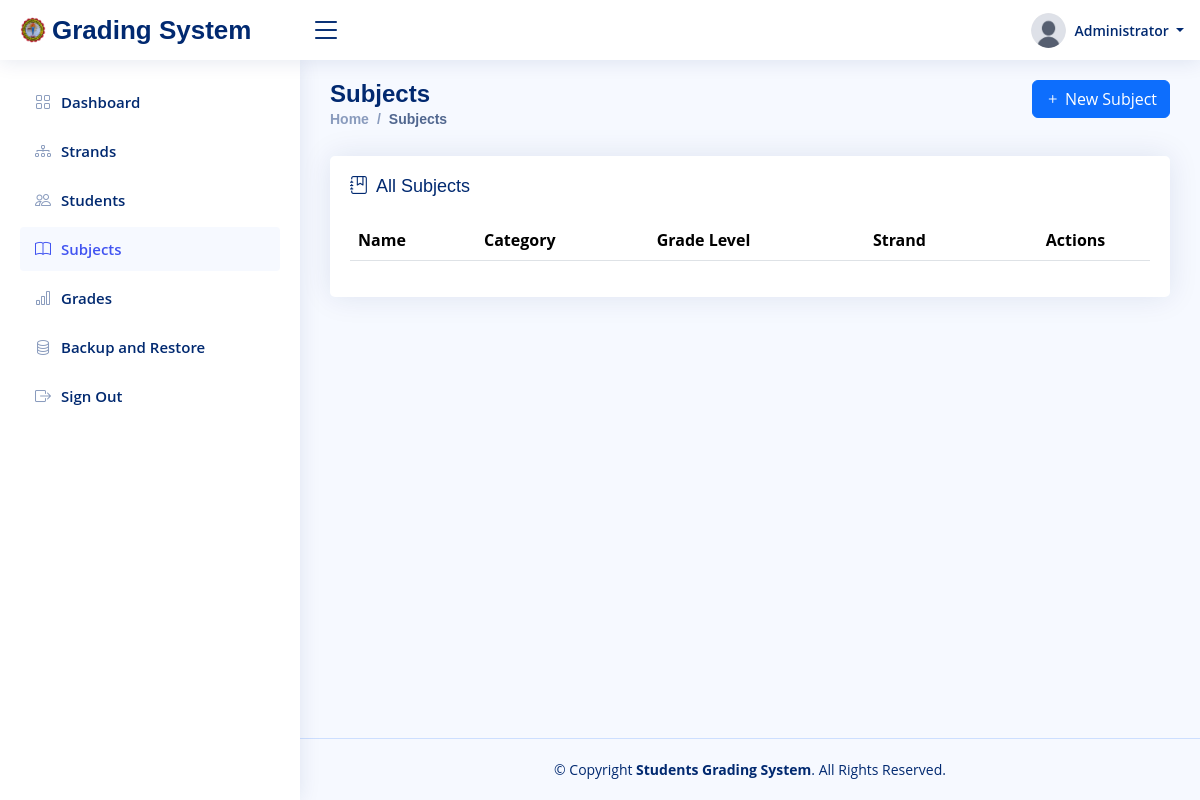
/subjects (signed in), run on an earlier commit of the app's database.
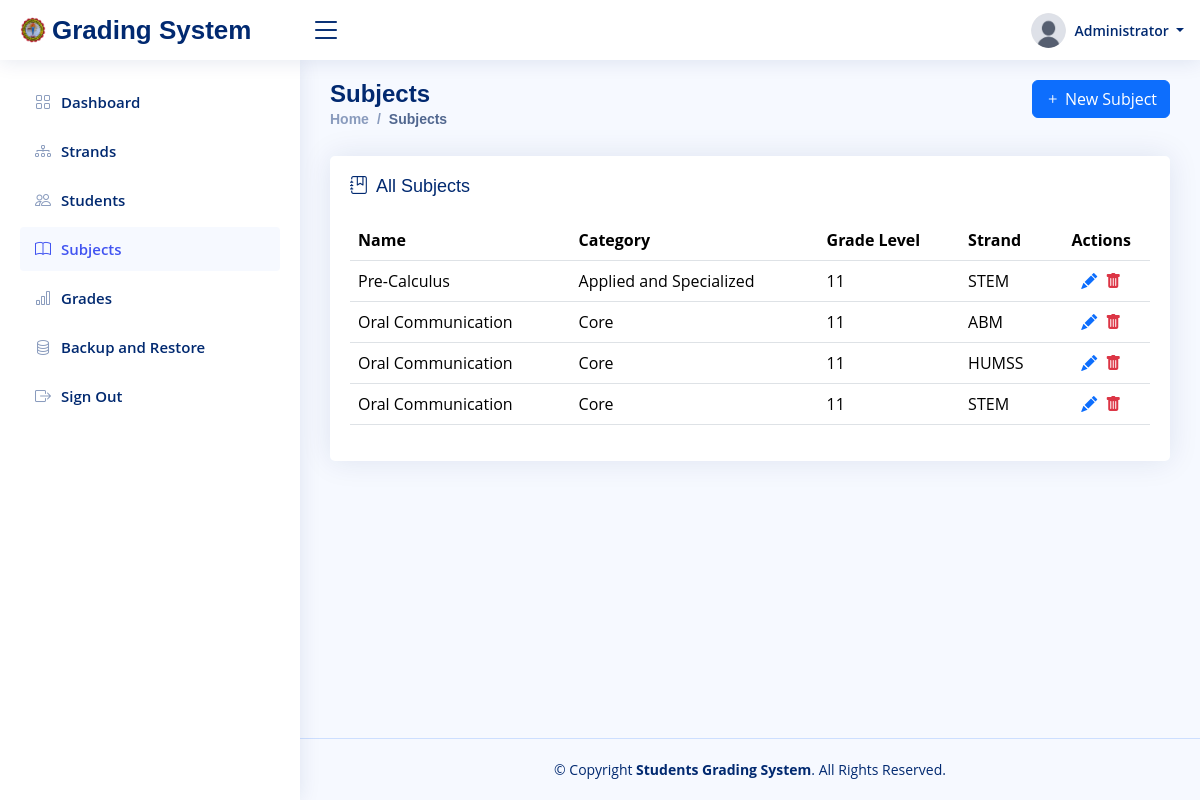
And on a later commit of the database.
### tables this page shows
CREATE TABLE `users` (
  `id` int(11) NOT NULL AUTO_INCREMENT,
  `uuid` varchar(36) NOT NULL,
  `name` varchar(100) NOT NULL,
  `username` varchar(50) NOT NULL,
  `password` varchar(255) NOT NULL,
  `image` varchar(50) NOT NULL,
  `user_type` varchar(20) NOT NULL,
  `created_at` datetime NOT NULL,
  `updated_at` datetime NOT NULL,
  PRIMARY KEY (`id`),
  UNIQUE KEY `uuid` (`uuid`),
  UNIQUE KEY `username` (`username`)
);

CREATE TABLE `subjects` (
  `id` int(11) NOT NULL AUTO_INCREMENT,
  `uuid` varchar(36) NOT NULL,
  `name` varchar(100) NOT NULL,
  `category` enum('core','applied and specialized') NOT NULL,
  `grade_level` enum('11','12') DEFAULT NULL,
  `strand_id` int(11) DEFAULT NULL,
  `created_at` datetime NOT NULL,
  `updated_at` datetime NOT NULL,
  PRIMARY KEY (`id`),
  UNIQUE KEY `uuid` (`uuid`),
  KEY `strand_id` (`strand_id`),
  CONSTRAINT `subjects_ibfk_1` FOREIGN KEY (`strand_id`) REFERENCES `strands` (`id`) ON DELETE SET NULL ON UPDATE CASCADE
);

CREATE TABLE `strands` (
  `id` int(11) NOT NULL AUTO_INCREMENT,
  `uuid` varchar(36) NOT NULL,
  `code` varchar(10) NOT NULL,
  `name` varchar(100) NOT NULL,
  `description` text DEFAULT NULL,
  `created_at` datetime NOT NULL,
  `updated_at` datetime NOT NULL,
  PRIMARY KEY (`id`),
  UNIQUE KEY `uuid` (`uuid`),
  UNIQUE KEY `code` (`code`)
);

### config/database.php (called while the page is built, shortened)
<?php
class Database
{
    private $host = 'localhost';
    private $dbname = 'u474266573_gms';
    private $username = 'u474266573_user_gms';
    private $password = 'Z;cc#>0h6|Nt';
    private $connection = null;
    public function __construct()
    {
        $this->insert_admin_data();
    }
    private function connect()
    {
        $this->connection = new mysqli($this->host, $this->username, $this->password);
    }
    private function create_database()
    {
        $sql = "CREATE DATABASE IF NOT EXISTS " . $this->dbname;
    }
    private function select_database()
    {
        $this->connection->select_db($this->dbname);
    }
    private function create_users_table()
    {
        $sql = "CREATE TABLE IF NOT EXISTS users (
            id INT(11) AUTO_INCREMENT PRIMARY KEY,
            uuid VARCHAR(36) NOT NULL UNIQUE,
            name VARCHAR(100) NOT NULL,
            username VARCHAR(50) NOT NULL UNIQUE,
            password VARCHAR(255) NOT NULL,
            image VARCHAR(50) NOT NULL,
            user_type VARCHAR(20) NOT NULL,
            created_at DATETIME NOT NULL,
            updated_at DATETIME NOT NULL
        )";
    }
    private function create_students_table()
    {
        $sql = "CREATE TABLE IF NOT EXISTS students (
            id INT(11) AUTO_INCREMENT PRIMARY KEY,
            uuid VARCHAR(36) NOT NULL UNIQUE,
            account_id INT(11) NOT NULL UNIQUE,
            lrn VARCHAR(12) NOT NULL UNIQUE,
            strand_id INT(11) NOT NULL,
            grade_level ENUM('11', '12') NOT NULL,
            section VARCHAR(20) NOT NULL,
            first_name VARCHAR(50) NOT NULL,
            middle_name VARCHAR(50),
            last_name VARCHAR(50) NOT NULL,
            birthday DATE NOT NULL,
            sex ENUM('Male', 'Female') NOT NULL,
            email VARCHAR(100) NOT NULL UNIQUE,
            address VARCHAR(255) NOT NULL,
            created_at DATETIME NOT NULL,
            updated_at DATETIME NOT NULL,
            FOREIGN KEY (strand_id) REFERENCES strands(id)
                ON DELETE RESTRICT
                ON UPDATE CASCADE,
            FOREIGN KEY (account_id) REFERENCES users(id)
                ON DELETE CASCADE
                ON UPDATE CASCADE
        )";
    }
    private function create_strands_table()
    {
        $sql = "CREATE TABLE IF NOT EXISTS strands (
            id INT(11) AUTO_INCREMENT PRIMARY KEY,
            uuid VARCHAR(36) NOT NULL UNIQUE,
            code VARCHAR(10) NOT NULL UNIQUE,
            name VARCHAR(100) NOT NULL,
            description TEXT,
            created_at DATETIME NOT NULL,
            updated_at DATETIME NOT NULL
        )";
    }
    private function create_subjects_table()
    {
        $sql = "CREATE TABLE IF NOT EXISTS subjects (
            id INT(11) AUTO_INCREMENT PRIMARY KEY,
            uuid VARCHAR(36) NOT NULL UNIQUE,
            name VARCHAR(100) NOT NULL,
            category ENUM('core', 'applied and specialized') NOT NULL,
            grade_level ENUM('11', '12'),
            strand_id INT(11),
            created_at DATETIME NOT NULL,
            updated_at DATETIME NOT NULL,
            FOREIGN KEY (strand_id) REFERENCES strands(id)
                ON DELETE SET NULL
                ON UPDATE CASCADE
        )";
    }
    private function create_grades_table()
    {
        $sql = "CREATE TABLE IF NOT EXISTS grades (
            id INT(11) AUTO_INCREMENT PRIMARY KEY,
            uuid VARCHAR(36) NOT NULL UNIQUE,
            student_id INT(11) NOT NULL,
            subject_id INT(11) NOT NULL,
            quarter_1 DECIMAL(5,2),
            quarter_2 DECIMAL(5,2),
            quarter_3 DECIMAL(5,2),
            quarter_4 DECIMAL(5,2),
            final_grade DECIMAL(5,2),
            remarks VARCHAR(20),
            created_at DATETIME NOT NULL,
            updated_at DATETIME NOT NULL,
            UNIQUE(student_id, subject_id), -- Prevent duplicate entries for the same subject
            FOREIGN KEY (student_id) REFERENCES students(id)
                ON DELETE CASCADE
                ON UPDATE CASCADE,
            FOREIGN KEY (subject_id) REFERENCES subjects(id)
                ON DELETE CASCADE
                ON UPDATE CASCADE
        )";
    }
    private function create_logs_table()
    {
        $sql = "CREATE TABLE IF NOT EXISTS logs (
            id INT(11) AUTO_INCREMENT PRIMARY KEY,
            uuid VARCHAR(36) NOT NULL UNIQUE,
            user_id INT(11) NOT NULL,
            activity TEXT NOT NULL,
            created_at DATETIME NOT NULL,
            updated_at DATETIME NOT NULL
        )";
    }
    private function insert_admin_data()
    {
        $is_admin_exists = $this->select_one("users", "id", "1");
    }
    public function select_one($table, $condition_column, $condition_value)
    {
        $sql = "SELECT * FROM $table WHERE $condition_column = ? LIMIT 1";
        $stmt = $this->connection->prepare($sql);
        $stmt->bind_param("s", $condition_value);
        $stmt->execute();
        return $stmt->get_result()->fetch_assoc();
    }
    public function select_all($table, $order_by = null, $direction = 'ASC')
    {
        $sql = "SELECT * FROM $table";
        if ($order_by) {
            $sql .= " ORDER BY $order_by " . strtoupper($direction);
        }
        $result = $this->connection->query($sql);
        return $result->fetch_all(MYSQLI_ASSOC);
    }
}

### views/pages/subjects.php (the view, shortened to what the rows shown need)
<?php include_once "views/pages/templates/header.php" ?>
<main id="main" class="main">
    <div class="pagetitle">
        <div class="row">
            <div class="col-6">
                <h1>Subjects</h1>
                <nav>
                    <ol class="breadcrumb">
                        <li class="breadcrumb-item"><a href="<?= base_url() ?>">Home</a></li>
                        <li class="breadcrumb-item active">Subjects</li>
                    </ol>
                </nav>
            </div>
            <div class="col-6">
                <button class="btn btn-primary float-end" data-bs-toggle="modal" data-bs-target="#new_subject_modal"><i class="bi bi-plus"></i> New Subject</button>
            </div>
        </div>
    </div>
    <section class="section">
        <div class="row">
            <div class="col-lg-12">
                <div class="card">
                    <div class="card-body">
                        <h5 class="card-title">
                            <i class="bi bi-journal-bookmark me-1"></i> All Subjects
                        </h5>
                        <table class="table datatable">
                            <thead>
                                <tr>
                                    <th>Name</th>
                                    <th>Category</th>
                                    <th>Grade Level</th>
                                    <th>Strand</th>
                                    <th class="text-center">Actions</th>
                                </tr>
                            </thead>
                            <tbody>
                                <?php $subjects = $db->select_all("subjects", "id", "DESC") ?>
                                <?php if ($subjects): ?>
                                    <?php foreach ($subjects as $subject): ?>
                                        <?php $strand = $db->select_one("strands", "id", $subject["strand_id"]); ?>
                                        <tr>
                                            <td><?= $subject["name"] ?></td>
                                            <td><?= $subject["category"] == "applied and specialized" ? "Applied and Specialized" : "Core" ?></td>
                                            <td><?= $subject["grade_level"] ?></td>
                                            <td><?= $strand["code"] ?></td>
                                            <td class="text-center">
                                                <i class="bi bi-pencil-fill text-primary me-1 update_subject_btn" role="button" data-id="<?= $subject["id"] ?>"></i>
                                                <i class="bi bi-trash-fill text-danger delete_subject_btn" role="button" data-id="<?= $subject["id"] ?>"></i>
                                            </td>
                                        </tr>
                                    <?php endforeach ?>
                                <?php endif ?>
                            </tbody>
                        </table>
                    </div>
                </div>
            </div>
        </div>
    </section>
</main>
<?php include_once "views/pages/templates/footer.php" ?>

### views/pages/templates/header.php (shortened to what the rows shown need)
<?php
$db = new Database();
$current_page = basename($_SERVER['REQUEST_URI']);
$user_data = $db->select_one("users", "id", $_SESSION["user_id"]);
?>
<!DOCTYPE html>
<html lang="en">
<head>
    <link href="https://cdn.jsdelivr.net/npm/bootstrap-icons@1.10.5/font/bootstrap-icons.css" rel="stylesheet">
    <link href="<?= base_url('public/assets/vendor/bootstrap/css/bootstrap.min.css') ?>" rel="stylesheet">
    <link href="<?= base_url('public/assets/vendor/bootstrap-icons/bootstrap-icons.css') ?>" rel="stylesheet">
    <link href="<?= base_url('public/assets/vendor/simple-datatables/style.css') ?>" rel="stylesheet">
    <link href="<?= base_url('public/assets/vendor/sweetalert2/css/sweetalert2.min.css') ?>" rel="stylesheet">
    <link href="<?= base_url('public/assets/css/style.css?v=1.0') ?>" rel="stylesheet">
</head>
<body>
    <header id="header" class="header fixed-top d-flex align-items-center">
        <div class="d-flex align-items-center justify-content-between">
            <a href="index.html" class="logo d-flex align-items-center">
                <img src="<?= base_url('public/assets/img/logo.png') ?>" alt="">
                <span class="d-none d-lg-block">Grading System</span>
            </a>
            <i class="bi bi-list toggle-sidebar-btn"></i>
        </div>
        <nav class="header-nav ms-auto">
            <ul class="d-flex align-items-center">
                <li class="nav-item dropdown pe-3">
                    <a class="nav-link nav-profile d-flex align-items-center pe-0" href="#" data-bs-toggle="dropdown" aria-label="User profile dropdown">
                        <img src="<?= base_url('public/assets/img/uploads/' . $user_data['image']) ?>" alt="Profile" class="rounded-circle" style="width: 35px; height: 35px;">
                        <span class="d-none d-md-block dropdown-toggle ps-2">
                            <?= $_SESSION["user_type"] !== "admin" ? get_initials($teacher_student_data["first_name"]) . " " . $teacher_student_data["last_name"] : $user_data["name"] ?>
                        </span>
                    </a>
                </li>
            </ul>
        </nav>
    </header>
    <aside id="sidebar" class="sidebar">
        <ul class="sidebar-nav" id="sidebar-nav">
            <?php if ($_SESSION["user_type"] == "admin"): ?>
                <li class="nav-item">
                    <a class="nav-link <?= $current_page != "dashboard" ? "collapsed" : null ?>" href="dashboard">
                        <i class="bi bi-grid"></i>
                        <span>Dashboard</span>
                    </a>
                </li>
                <li class="nav-item">
                    <a class="nav-link <?= $current_page != "strands" ? "collapsed" : null ?>" href="strands">
                        <i class="bi bi-diagram-3"></i>
                        <span>Strands</span>
                    </a>
                </li>
                <li class="nav-item">
                    <a class="nav-link <?= $current_page != "students" ? "collapsed" : null ?>" href="students">
                        <i class="bi bi-people"></i>
                        <span>Students</span>
                    </a>
                </li>
                <li class="nav-item">
                    <a class="nav-link <?= $current_page != "subjects" ? "collapsed" : null ?>" href="subjects">
                        <i class="bi bi-book"></i>
                        <span>Subjects</span>
                    </a>
                </li>
                <li class="nav-item">
                    <a class="nav-link <?= $current_page != "grades" ? "collapsed" : null ?>" href="grades">
                        <i class="bi bi-bar-chart"></i>
                        <span>Grades</span>
                    </a>
                </li>
                <li class="nav-item">
                    <a class="nav-link <?= $current_page != "backup_and_restore" ? "collapsed" : null ?>" href="backup_and_restore">
                        <i class="bi bi-database"></i>
                        <span>Backup and Restore</span>
                    </a>
                </li>
            <?php endif ?>
            <li class="nav-item">
                <a class="nav-link collapsed logout" href="javascript:void(0)">
                    <i class="bi bi-box-arrow-right"></i>
                    <span>Sign Out</span>
                </a>
            </li>
        </ul>
    </aside>

What changed in the data, as far as the page shows it:
added subjects: name "Pre-Calculus", shows "Applied and Specialized", grade_level "11", strand.code "STEM"
added subjects: name "Oral Communication", category "Core", grade_level "11", strand.code "ABM"
added subjects: name "Oral Communication", category "Core", grade_level "11", strand.code "HUMSS"
added subjects: name "Oral Communication", category "Core", grade_level "11", strand.code "STEM"
